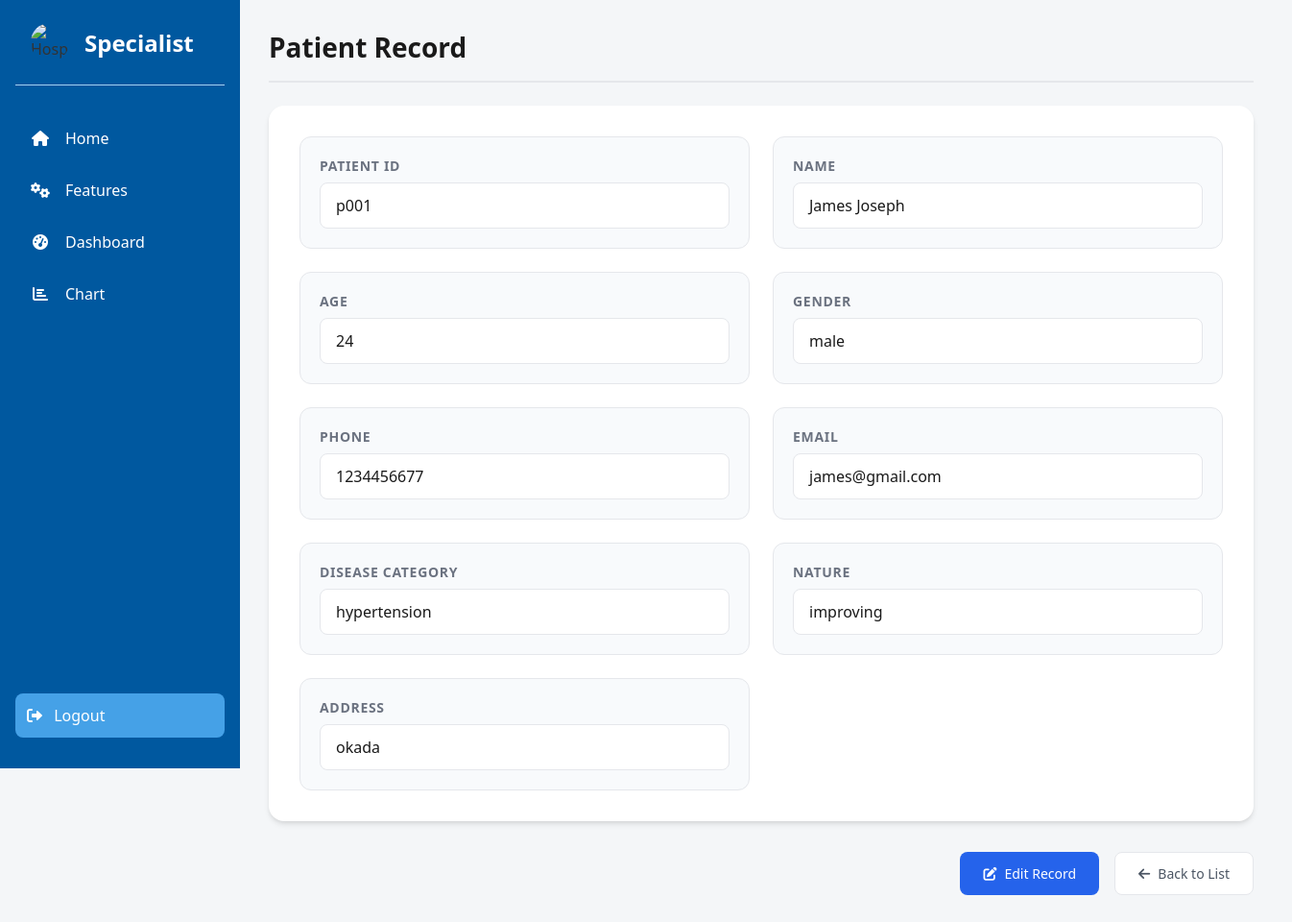
The page /read/5/ (signed in) on the database its author committed.
### CRM/models.py (models this page shows, shortened)
class Patient(models.Model):
    GENDER_CHOICES = [
        ('male', 'Male'),
        ('female', 'Female'),
        ('other', 'Other'),
    ]
    DISEASE_CATEGORY_CHOICES = [
        ('hypertension', 'Hypertension'),
        ('diabetes', 'Diabetes'),
        ('asthma', 'Asthma'),
        ('arthritis', 'Arthritis'),
        ('other', 'Other'),
    ]
    NATURE_CHOICES = [
        ('better', 'Better'),
        ('improving', 'Improving'),
        ('worsen', 'Worsen'),
    ]
    patient_id = models.CharField(max_length=50, unique=True)
    name = models.CharField(max_length=100)
    age = models.PositiveIntegerField()
    gender = models.CharField(max_length=10, choices=GENDER_CHOICES)
    phone = models.CharField(max_length=15)
    email = models.EmailField(unique=True)
    disease_category = models.CharField(max_length=20, choices=DISEASE_CATEGORY_CHOICES)
    nature = models.CharField(max_length=10, choices=NATURE_CHOICES)
    address = models.TextField()

### CRM/views.py (the view)
# urls.py: path('read/<int:pk>/', views.read, name='read'),
@login_required
def read(request, pk):
    patient= get_object_or_404(Patient, id=pk)
    return render(request, 'read.html', {'patient': patient})

### templates/read.html (shortened to what this page needs)
{% load static %}
<!DOCTYPE html>
<html lang="en">
<head>
    <link rel="stylesheet" href="{% static 'styles.css' %}">
    <link rel="stylesheet" href="https://cdnjs.cloudflare.com/ajax/libs/font-awesome/6.0.0-beta3/css/all.min.css">
</head>
<body>
    <aside class="sidebar" id="sidebar">
        <div class="logo-container">
            <img src="https://i.pinimg.com/736x/34/14/03/341403d15bcffea3bb9c9ab1424e8420.jpg" alt="Hospital Logo">
            <span>Specialist</span>
        </div>
        <ul class="nav-menu">
            <li class="nav-item">
                <a href="{% url 'index' %}" class="nav-link">
                    <i class="fas fa-home"></i>
                    <span>Home</span>
                </a>
            </li>
            <li class="nav-item">
                <a href="{% url 'features' %}" class="nav-link">
                    <i class="fas fa-cogs"></i>
                    <span>Features</span>
                </a>
            </li>
            {% if user.is_authenticated %}
                <li class="nav-item">
                    <a href="{% url 'dashboard' %}" class="nav-link">
                        <i class="fas fa-tachometer-alt"></i>
                        <span>Dashboard</span>
                    </a>
                </li>
                <li class="nav-item">
                    <a href="{% url 'chart' %}" class="nav-link">
                        <i class="fas fa-chart-bar"></i>
                        <span>Chart</span>
                    </a>
                </li>
            {% endif %}
        </ul>
        {% if user.is_authenticated %}
            <a href="{% url 'logout' %}" class="logout-btn">
                <i class="fas fa-sign-out-alt"></i> Logout
            </a>
        {% else %}
            <a href="{% url 'login' %}" class="logout-btn">
                <i class="fas fa-sign-in-alt"></i> Login
            </a>
        {% endif %}
    </aside>
    <div class="container">
        <h1 class="title">Patient Record</h1>
        <div class="patient-details">
            <div class="detail">
                <label>Patient ID</label>
                <span id="patientId">{{ patient.patient_id }}</span>
            </div>
            <div class="detail">
                <label>Name</label>
                <span id="name">{{ patient.name }}</span>
            </div>
            <div class="detail">
                <label>Age</label>
                <span id="age">{{ patient.age }}</span>
            </div>
            <div class="detail">
                <label>Gender</label>
                <span id="gender">{{ patient.gender }}</span>
            </div>
            <div class="detail">
                <label>Phone</label>
                <span id="phone">{{ patient.phone }}</span>
            </div>
            <div class="detail">
                <label>Email</label>
                <span id="email">{{ patient.email }}</span>
            </div>
            <div class="detail">
                <label>Disease Category</label>
                <span id="diseaseCategory">{{ patient.disease_category }}</span>
            </div>
            <div class="detail">
                <label>Nature</label>
                <span id="nature">{{ patient.nature }}</span>
            </div>
            <div class="detail">
                <label>Address</label>
                <span id="address">{{ patient.address }}</span>
            </div>
        </div>
        <div class="title-actions">
            <a href="{% url 'update' patient.id %}" class="action-link update-link">
                <i class="fas fa-edit"></i>
                <span>Edit Record</span>
            </a>
            <a href="{% url 'dashboard' %}" class="action-link cancel-link">
                <i class="fas fa-arrow-left"></i>
                <span>Back to List</span>
            </a>
        </div>
    </div>
    </body>
    </html>

### static/styles.css (style rules this page uses)
:root { --primary-color: #00589f; --secondary-color: #45A1E7; --light-color: #A8CFF1; --accent-color: #B9A6DC; --text-color: #ffffff; --hover-color: #033b6a; --gray-bg: #f4f6f8; --shadow: 0 2px 4px rgba(0, 0, 0, 0.1); }
* { margin: 0; padding: 0; box-sizing: border-box; text-decoration: none; }
body { font-family: 'Segoe UI', Tahoma, Geneva, Verdana, sans-serif; color: #333; min-height: 100vh; display: grid; grid-template-columns: auto 1fr; background-color: var(--gray-bg); }
.sidebar { background-color: var(--primary-color); width: 250px; padding: 1.5rem 1rem; height: 100vh; position: fixed; transition: transform 0.3s ease; }
.logo-container { display: flex; align-items: center; gap: 1rem; padding: 0 1rem 1.5rem; border-bottom: 1px solid var(--light-color); }
.logo-container img { width: 40px; height: 40px; border-radius: 50%; }
.logo-container span { color: var(--text-color); font-size: 1.5rem; font-weight: bold; }
.nav-menu { margin-top: 2rem; list-style: none; }
.nav-item { margin-bottom: 0.5rem; }
.nav-link { display: flex; align-items: center; padding: 0.75rem 1rem; color: var(--text-color); text-decoration: none; border-radius: 8px; transition: all 0.3s ease; }
.nav-link i { margin-right: 1rem; width: 20px; text-align: center; }
.logout-btn, .btn-signup { background-color: var(--secondary-color); color: var(--text-color); padding: 0.75rem 1.5rem; border: none; border-radius: 8px; cursor: pointer; font-size: 1rem; transition: background-color 0.3s; }
.btn-signup i, .logout-btn i { margin-right: 0.5rem; }
.logout-btn { position: absolute; bottom: 2rem; left: 1rem; right: 1rem; padding: 0.75rem; background-color: var(--secondary-color); color: var(--text-color); border: none; border-radius: 8px; cursor: pointer; transition: background-color 0.3s; }
.container { margin-left: 250px; padding: 30px; width:150%; }
.title { font-size: 1.75rem; color: #1a1a1a; margin-bottom: 1.5rem; font-weight: 600; display: flex; justify-content: space-between; align-items: center; padding-bottom: 1rem; border-bottom: 2px solid #e5e7eb; }
.patient-details { background-color: white; padding: 2rem; border-radius: 1rem; box-shadow: 0 4px 6px -1px rgba(0, 0, 0, 0.1), 0 2px 4px -1px rgba(0, 0, 0, 0.06); display: grid; grid-template-columns: repeat(auto-fit, minmax(350px, 1fr)); gap: 1.5rem; margin-bottom: 2rem; }
.detail { background-color: #f8fafc; padding: 1.25rem; border-radius: 0.75rem; border: 1px solid #e5e7eb; transition: all 0.3s ease; }
.detail label { font-size: 0.875rem; color: #6b7280; font-weight: 600; text-transform: uppercase; letter-spacing: 0.05em; margin-bottom: 0.5rem; display: block; }
.detail span { font-size: 1rem; color: #1a1a1a; display: block; font-weight: 500; background-color: white; padding: 0.75rem 1rem; border-radius: 0.5rem; border: 1px solid #e5e7eb; min-height: 2.75rem; }
.title-actions { display: flex; gap: 1rem; margin-top: 1.5rem; justify-content: flex-end; }
.action-link { padding: 0.75rem 1.5rem; border-radius: 0.5rem; cursor: pointer; display: flex; align-items: center; gap: 0.5rem; text-decoration: none; font-weight: 500; font-size: 0.875rem; transition: all 0.3s ease; }
.update-link { background-color: #2563eb; color: white; }
.cancel-link { background-color: #ffffff; color: #4b5563; border: 1px solid #e5e7eb; }

### rows shown on the page
Patient: patient_id "p001", name "James Joseph", age "24", gender "male", phone "1234456677", email "james@gmail.com", disease_category "hypertension", nature "improving", address "okada"
